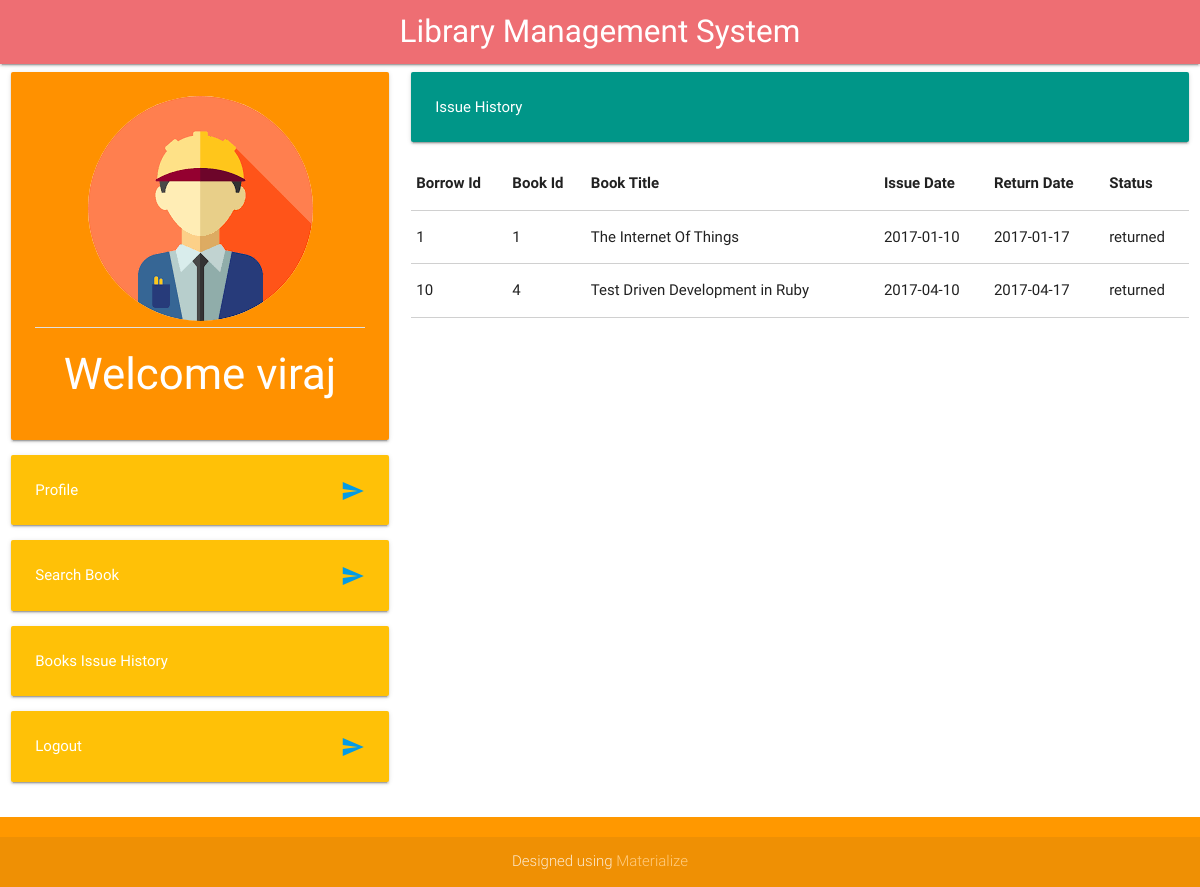
The page /staffissuehistory.php (signed in) on the database its author committed.
### tables this page shows
CREATE TABLE `borrow` (
  `borrow_id` int(11) NOT NULL,
  `book_id` int(11) NOT NULL,
  `user_id` int(11) NOT NULL,
  `issue_date` date NOT NULL,
  `return_date` date NOT NULL,
  `returned_on` date DEFAULT NULL,
  `status` varchar(10) NOT NULL DEFAULT 'pending',
  `fine` int(11) DEFAULT NULL
);

CREATE TABLE `book` (
  `book_id` int(11) NOT NULL,
  `book_title` varchar(100) NOT NULL,
  `author` varchar(100) NOT NULL,
  `publisher` varchar(100) NOT NULL,
  `category` varchar(50) NOT NULL,
  `copies` int(3) NOT NULL
);

### staffissuehistory.php (the view, shortened to what this page needs)
<!DOCTYPE html>
<html>
<head>
	<link type="text/css" rel="stylesheet" href="css/materialize.min.css" media="screen,projection" />
</head>
<body>
	<div class="navbar-fixed">
		<nav>
			<div class="nav-wrapper">
				<a href="#" class="brand-logo center">Library Management System</a>
			</div>
		</nav>
	</div>
	<div class="row">
		<div class="col s12 l4 m12" >
			<div class="card-panel orange accent-3">
				<center><img class="circle responsive-img" src="img/usericon.png"></center>
				<div class="divider"></div>
				<span class="white-text"><center><h3>Welcome <?php session_start(); echo $_SESSION['username']; ?></h3></center></span>
			</div>
			<div class="card-panel amber">
				<span class="white-text">Profile</span>
				<a href="staffdashboard.php"><i class="material-icons right">send</i></a>
			</div>
			<div class="card-panel amber">
				<span class="white-text">Search Book</span>
				<a href="searchbook.php"><i class="material-icons right">send</i></a>
			</div>
			<div class="card-panel amber">
				<span class="white-text">Books Issue History</span>
			</div>
			<div class="card-panel amber">
				<span class="white-text">Logout</span>
				<a href="logout.php"><i class="material-icons right">send</i></a>
			</div>
		</div>
		<div class="col s12 m12 l8">
			<div class="card-panel teal">
				<span class="white-text">Issue History</span>
			</div>
			<table class="responsive-table bordered">
				<thead>
					<tr>
						<th>Borrow Id</th>
						<th>Book Id</th>
						<th>Book Title</th>
						<th>Issue Date</th>
						<th>Return Date</th>
						<th>Status</th>
					</tr>
				</thead>
				<tbody>
					<?php
					$username = $_SESSION['username'];
					$query = "SELECT a.borrow_id, a.book_id, b.book_title, c.username, a.issue_date, a.return_date, a.status FROM borrow a INNER JOIN book b on a.book_id = b.book_id INNER JOIN user c on a.user_id = c.user_id WHERE c.username = '$username' ORDER BY return_date";
					$result = mysql_query($query);
					while($row = mysql_fetch_array($result)){
						echo "<tr><td>".$row['borrow_id']."</td><td>".$row['book_id']."</td><td>".$row['book_title']."</td><td>".$row['issue_date']."</td><td>".$row['return_date']."</td><td>".$row['status']."</td></tr>";
						}
					?>
				</tbody>
			</table>
		</div>
	</div>
	<footer class="page-footer orange">
		<div class="footer-copyright">
			<div class="container">
				<center>Designed using <a class="orange-text text-lighten-3" href="http://materializecss.com">Materialize</a></center>
			</div>
		</div>
	</footer>
</body>
</html>

### rows shown on the page
borrow: borrow_id "1", book "1", book.book_title "The Internet Of Things", issue_date "2017-01-10", return_date "2017-01-17", status "returned"
borrow: borrow_id "10", book "4", book.book_title "Test Driven Development in Ruby", issue_date "2017-04-10", return_date "2017-04-17", status "returned"

### other values the page prints
$_SESSION['username'] "viraj"
